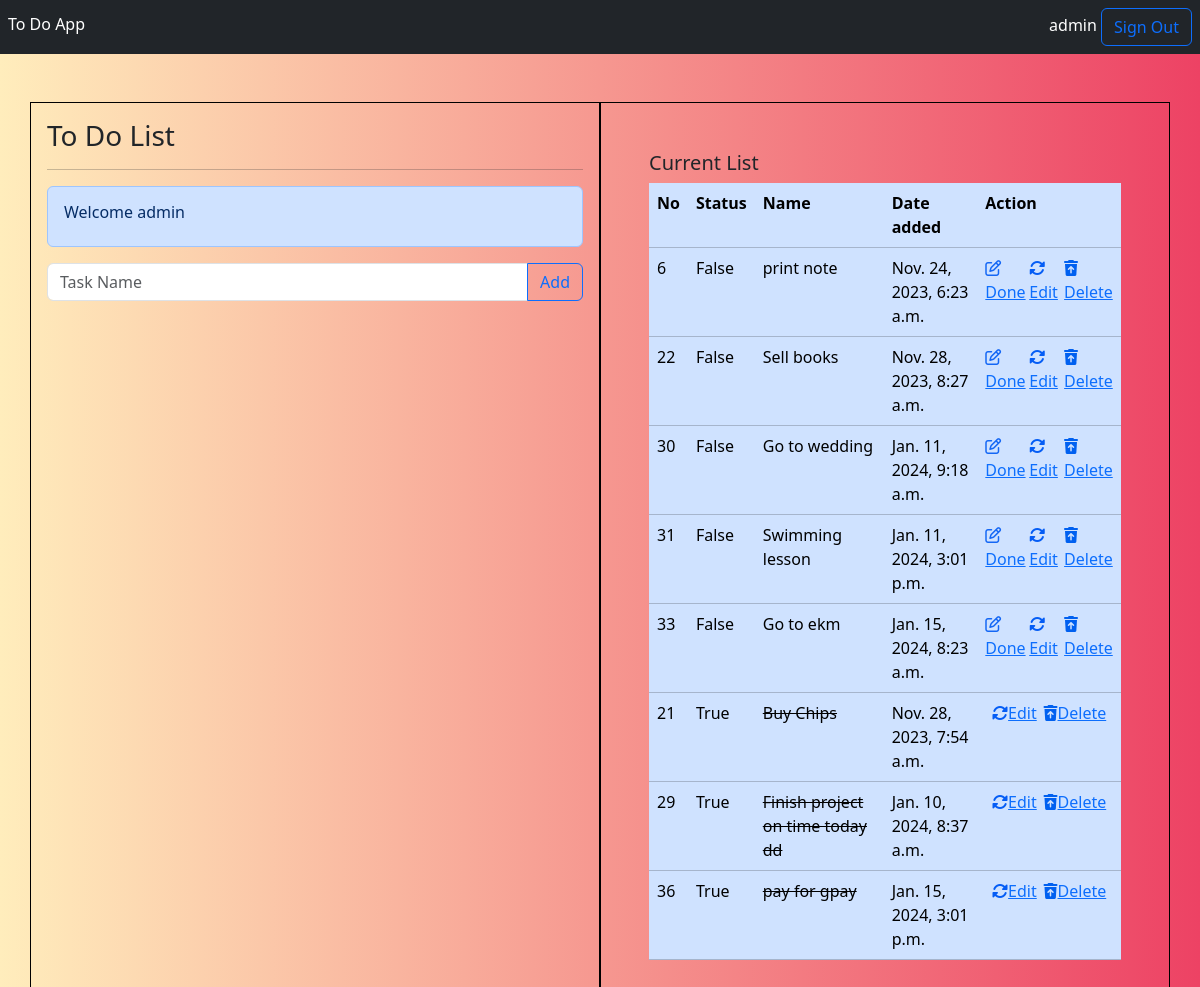
The app's page / (signed in) with its own data.
### reminderapp/models.py (models this page shows, shortened)
class Todos(Model):
    name=CharField(max_length=200)
    date=DateTimeField(auto_now_add=True)
    user=ForeignKey(User,on_delete=CASCADE)
    status=BooleanField(default=False)

### reminderapp/views.py (the view, shortened to what this page needs)
# urls.py: path('',HomeView.as_view(),name='home'),
@method_decorator(signin_required,name='dispatch')
class HomeView(View):
    def get(self,request,*args,**kwargs):
        form=TodoForm()
        user_data=Todos.objects.filter(user=request.user).order_by('status')
        return render(request,'home.html',{'form':form,'user_data':user_data})

### reminderapp/forms.py
class TodoForm(ModelForm):
    class Meta:
        model=Todos
        fields=['name']

### reminderapp/templates/home.html (shortened to what this page needs)
<!DOCTYPE html>
<html lang="en">
<head>
    <link href="https://cdn.jsdelivr.net/npm/bootstrap@5.3.2/dist/css/bootstrap.min.css" rel="stylesheet">
    <link rel="stylesheet" href="https://cdnjs.cloudflare.com/ajax/libs/font-awesome/6.4.2/css/all.min.css" />
</head>
<body>
    <nav  class="bg-dark d-flex p-2">
        <div class="text-white mt-1">To Do App</div>
        <div class="ms-auto">
            <span class="text-white">{{request.user}}</span>
            <a type="button" href="{%url 'signout'%}" class="btn btn-outline-primary">Sign Out</a>
        </div>
    </nav>
    <div class="container">
        <div class="row mt-5">
            <div class="col-lg-6 col-12 border border-black p-3">
                <h3>To Do List</h3>
                <hr>
                <div class="alert alert-primary" role="alert">
                    <h6>Welcome {{request.user}}</h6>
                </div>
                <div>
                 <form action="" method="post" >
                    <div class="input-group mb-3">
                        <input type="text" class="form-control" name="name" placeholder="Task Name" aria-label="Name" aria-describedby="button-addon2">
                        <button class="btn btn-outline-primary" type="submit" id="button-addon2">Add</button>
                      </div>
                 </form>
                </div>
                </div>
            <div class="col-lg-6 col-12 border border-black p-5">
                <h5>Current List</h5>
                  <table class="table table-primary">
                    <tr>
                        <th>No</th>
                        <th>Status</th>
                        <th>Name</th>
                        <th>Date added</th>
                        <th>Action</th>
                    </tr>
                    {%for i in user_data%}
                    <tr>
                        <td>{{i.id}}</td>
                        <td>{{i.status}}</td>
                        <td>
                            {%if i.status == True%}
                            <span class="text-decoration-line-through">{{i.name}}</span>
                            {%else%}
                            <span>{{i.name}}</span>
                            {%endif%}
                        </td>
                        <td>{{i.date}}</td>
                        <td>
                            <div class="d-flex justify-content-evenly">
                                {%if i.status == False%}
                                <a href="{%url 'todo_update' i.id%}"><i class="fa-regular fa-pen-to-square" style="color: #1467f5;"></i>Done</a>
                                {%endif%}
                                <a href="{%url 'todo_update' i.id%}"><i class="fa-solid fa-rotate" style="color: #055df5;"></i>Edit</a>
                                <a href="{%url 'todo_delete' i.id%}"><i class="fa-solid fa-trash-arrow-up" style="color: #0060f0;"></i>Delete</a>
                            </div>
                        </td>
                    </tr>
                    {%endfor%}
                  </table>
            </div>
        </div>
    </div>
</body>
</html>

### reminderapp/templates/home.html (style rules this page uses)
body { background: #ED4264; background: -webkit-linear-gradient(to right, #FFEDBC, #ED4264); background: linear-gradient(to right, #FFEDBC, #ED4264); }

### records on screen
Todos: id "6", status "False", name "print note", date "Nov. 24, 2023, 6:23 a.m.", shows "Done"
Todos: id "22", status "False", name "Sell books", date "Nov. 28, 2023, 8:27 a.m.", shows "Done"
Todos: id "30", status "False", name "Go to wedding", date "Jan. 11, 2024, 9:18 a.m.", shows "Done"
Todos: id "31", status "False", name "Swimming lesson", date "Jan. 11, 2024, 3:01 p.m.", shows "Done"
Todos: id "33", status "False", name "Go to ekm", date "Jan. 15, 2024, 8:23 a.m.", shows "Done"
Todos: id "21", status "True", name "Buy Chips", date "Nov. 28, 2023, 7:54 a.m."
Todos: id "29", status "True", name "Finish project on time today dd", date "Jan. 10, 2024, 8:37 a.m."
Todos: id "36", status "True", name "pay for gpay", date "Jan. 15, 2024, 3:01 p.m."

### other values on screen
{{ request.user }} "admin"
